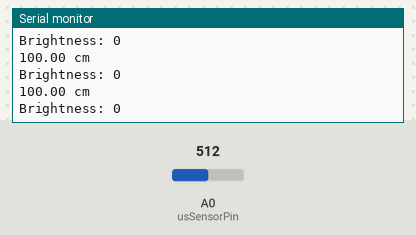
A sketch run on a simulated Arduino Uno, built with avr-gcc and run on an emulated ATmega328P. Parts: the last lines printed to the serial monitor. Inputs (shaded band) come from the test bench; at power-on: A0 (usSensorPin) = 512.

Above: at 4.2 s.
4.3 s: A0 (usSensorPin) set to 118
At 4.4 s:
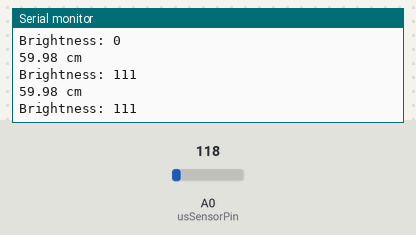
7.3 s: A0 (usSensorPin) set to 137
At 7.35 s:
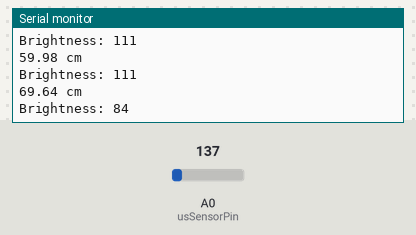
13.3 s: A0 (usSensorPin) set to 17
At 13.31 s:
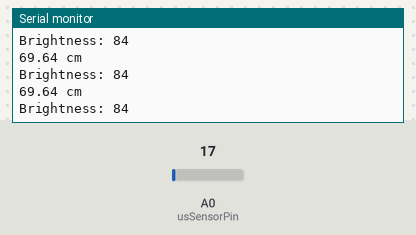
16.3 s: A0 (usSensorPin) set to 22
At 16.31 s:
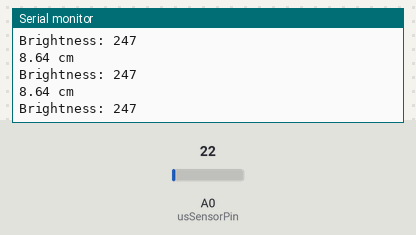
Timing chart, 0 to 18.8 s (numbered marks = the images above; inputs shaded):
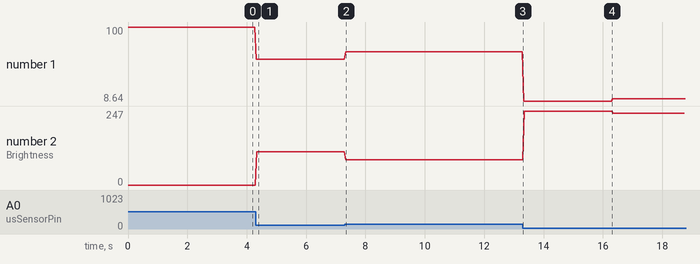

The sketch:

week9-activity9a-original.ino
```cpp
// DM2008 — Activity 9a
// Mapping Sensors (30 min)
//
// Adjust and refine until the response feels smooth and natural.

const int usSensorPin = A0;
const float usMaxRange = 520.0;
const float dataSize = 1023.0;

// TODO: declare your LED pin here (must be a PWM pin, marked with ~)
// const int ledPin = 9;

float sensorVal, distVal;
int brightness = 0;

void setup() {
  Serial.begin(9600);
  // TODO: set up your LED pin here (hint: pinMode)
}

void loop() {
  sensorVal = analogRead(usSensorPin);
  distVal = sensorVal * usMaxRange / dataSize;

  // Clamp to a range that suits a desk / classroom setup (cm)
  if (distVal < 5)   distVal = 5;
  if (distVal > 100) distVal = 100;

  // map() rescales a value from one range to another
  // here: distance (5–100cm) becomes brightness (255–0)
  // the output range is flipped so that CLOSER = BRIGHTER
  // (note: Arduino's map() uses whole numbers, so decimals are dropped)
  brightness = map(distVal, 5, 100, 255, 0);
  brightness = constrain(brightness, 0, 255);

  // TODO: use analogWrite() to send brightness to your LED pin
  // analogWrite(ledPin, brightness);

  Serial.print(distVal);
  Serial.println(" cm");
  Serial.print("Brightness: ");
  Serial.println(brightness);

  delay(50);
}
```

Measured:
- after the input at 4.3 s, the serial monitor: prints a new line at once (image 1)
- after the input at 7.3 s, the serial monitor: prints a new line at once (image 2)
- plotted number 1: 100 → 59.98 after the input at 4.3 s, 59.98 → 69.64 after the input at 7.3 s, 69.64 → 8.64 after the input at 13.3 s, 8.64 → 11.18 after the input at 16.3 s
- plotted number 2: 0 → 111 after the input at 4.3 s, 111 → 84 after the input at 7.3 s, 84 → 247 after the input at 13.3 s, 247 → 239 after the input at 16.3 s
